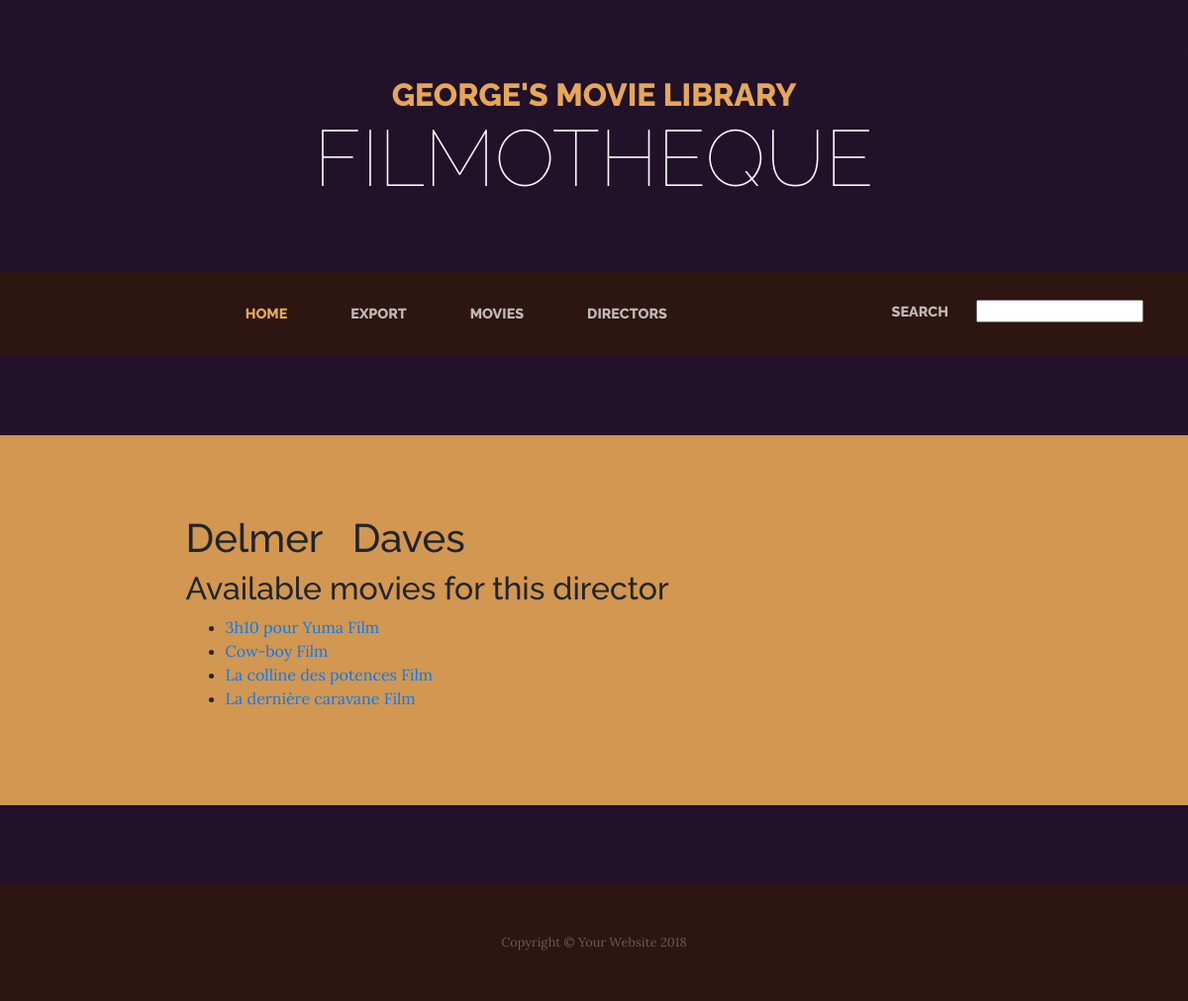
/moviedb/director/45, run on the app's committed database.
### moviedb/models.py (models this page shows, shortened)
class Director(models.Model):
    first_name=models.CharField(max_length=100)
    last_name=models.CharField(max_length=100)
    class Meta:
        ordering=['last_name','first_name']

class Movie(models.Model):
    director = models.ForeignKey(Director, on_delete=models.CASCADE)
    title=models.CharField(max_length=255)
    comment=models.CharField(max_length=255)
    class Meta:
        ordering=['title']

### moviedb/views.py (the view)
# urls.py: url(r'^director/(?P<director_id>[0-9]+)$', views.director_details, name='director_details'),
def director_details(request,director_id):
    director=Director.objects.get(pk=director_id)
    related_movies=Movie.objects.filter(director=director_id)
    context={'director':director, 'related_movies':related_movies}
    template= 'moviedb/director_details.html'
    return render(request, template, context)

### moviedb/templates/moviedb/director_details.html
{% extends 'moviedb/base.html' %}
{% block content %}
  <h1> {{director.first_name}} &nbsp; {{director.last_name}}</h1>
  <h2> Available movies for this director</h2>
  <ul>
  {% for m in related_movies %}
      <li>
      <a href="{% url 'moviedb:movie_details' movie_id=m.id %}">
        {{m.title}} {{m.comment}}
      </a>
      </li>
  {% endfor %}
{% endblock %}

### data on the page
Director: first_name "Delmer", last_name "Daves"
Movie: title "3h10 pour Yuma", comment "Film"
Movie: title "Cow-boy", comment "Film"
Movie: title "La colline des potences", comment "Film"
Movie: title "La dernière caravane", comment "Film"
